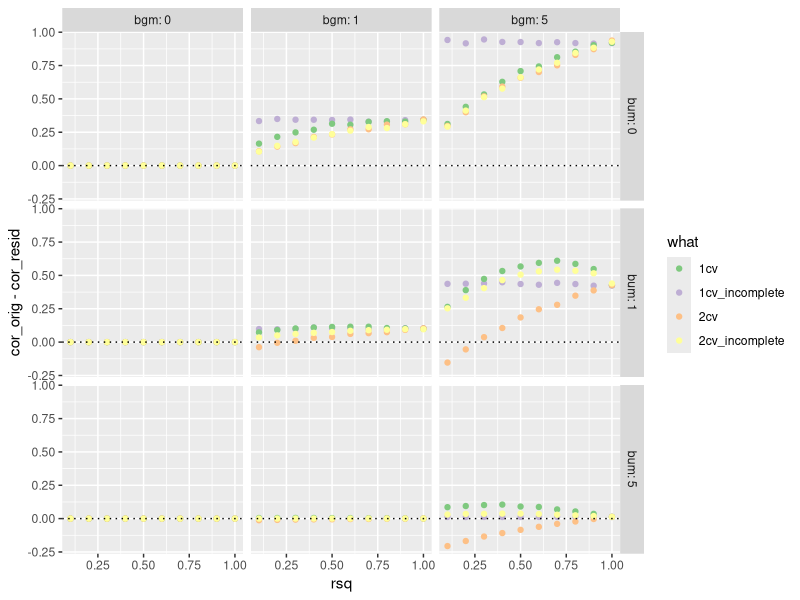
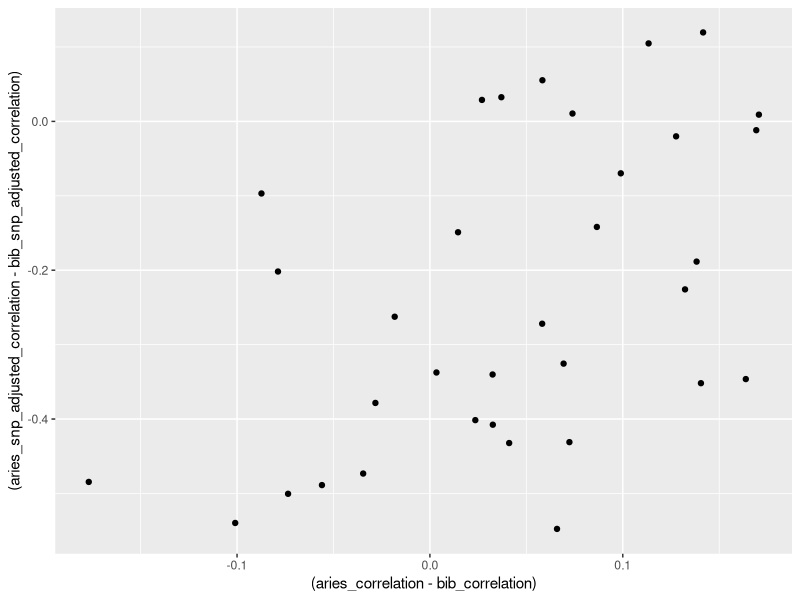
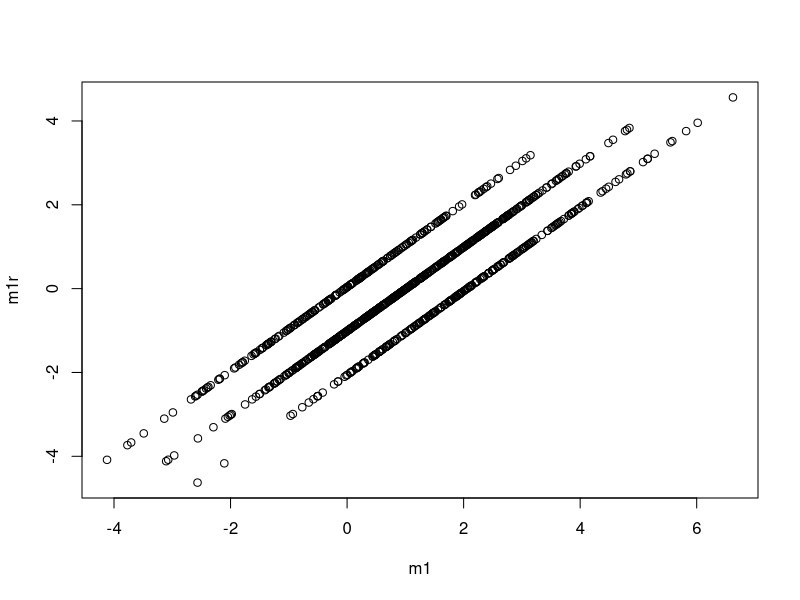

These charts were generated, in order, by the following R code: (Note: this script raises an error after producing the figures.)
## ---- chunk 1
library(dplyr)
library(ggplot2)
## ---- chunk 2
generate_correlated_g <- function(n, p1, p2, rsq)
{
  p <- mean(c(p1,p2))
  rsq1 <- sqrt(rsq)
  b1 <- sqrt(rsq1 * 2*p1*(1-p1) / (2*p*(1-p)))
  b2 <- sqrt(rsq1 * 2*p2*(1-p2) / (2*p*(1-p)))
  a1 <- p1 - b1*p
  a2 <- p2 - b2*p
  ve1 <- 2*p1*(1-p1) - b1^2*2*p*(1-p)
  ve2 <- 2*p2*(1-p2) - b2^2*2*p*(1-p)
  g <- rnorm(n, p, sqrt(2*p*(1-p)))
  g1 <- a1 + b1 * g + rnorm(n, 0, sqrt(ve1))
  g2 <- a2 + b2 * g + rnorm(n, 0, sqrt(ve2))
  # mean(g1)
  # mean(g2)
  # var(g1)
  # var(g2)
  # cor(g1,g2)^2
  return(tibble(g1,g2,g))
}
## ---- chunk 3
param <- expand.grid(
  rsq=seq(0.1, 1, by=0.1),
  bum=c(0, 1, 5),
  bgm=c(0, 1, 5),
  nid=10000
)
## ---- chunk 4
fn0 <- function(rsq, bgm, bum, nid) {
  g <- generate_correlated_g(nid, 0.5, 0.5, rsq)
  u <- rnorm(nid)
  m1 <- g$g * bgm + u * bum + rnorm(nid)
  m2 <- g$g * bgm + u * bum + rnorm(nid)
  m1r <- residuals(lm(m1 ~ g$g))
  m2r <- residuals(lm(m2 ~ g$g))
  tibble(
    cor_orig=cor(m1, m2), 
    cor_resid=cor(m1r, m2r)
  )
}
out0 <- lapply(1:nrow(param), function(i) do.call(fn0, param[i,])) %>% bind_rows() %>% {cbind(param,.)} 
## ---- chunk 5
fn1 <- function(rsq, bgm, bum, nid) {
  g <- generate_correlated_g(nid, 0.5, 0.5, rsq)
  u <- rnorm(nid)
  m1 <- g$g * bgm + u * bum + rnorm(nid)
  m2 <- g$g * bgm + u * bum + rnorm(nid)
  m1r <- residuals(lm(m1 ~ g$g1))
  m2r <- residuals(lm(m2 ~ g$g2))
  tibble(
    cor_orig=cor(m1, m2), 
    cor_resid=cor(m1r, m2r)
  )
}
out1 <- lapply(1:nrow(param), function(i) do.call(fn1, param[i,])) %>% bind_rows() %>% {cbind(param,.)} 
## ---- chunk 6
fn2 <- function(rsq, bgm, bum, nid) {
  g <- generate_correlated_g(nid, 0.5, 0.5, rsq)
  u <- rnorm(nid)
  m1 <- g$g1 * bgm + u * bum + rnorm(nid)
  m2 <- g$g2 * bgm + u * bum + rnorm(nid)
  m1r <- residuals(lm(m1 ~ g$g1))
  m2r <- residuals(lm(m2 ~ g$g2))
  return(tibble(
    cor_orig=cor(m1, m2), 
    cor_resid=cor(m1r, m2r)
  ))
}
out2 <- lapply(1:nrow(param), function(i) do.call(fn2, param[i,])) %>% bind_rows() %>% {cbind(param,.)}
## ---- chunk 7
fn3 <- function(rsq, bgm, bum, nid) {
  g <- generate_correlated_g(nid, 0.5, 0.5, rsq)
  u <- rnorm(nid)
  m1 <- g$g1 * bgm + u * bum + rnorm(nid)
  m2 <- g$g2 * bgm + u * bum + rnorm(nid)
  m1r <- residuals(lm(m1 ~ g$g))
  m2r <- residuals(lm(m2 ~ g$g))
  return(tibble(
    cor_orig=cor(m1, m2), 
    cor_resid=cor(m1r, m2r)
  ))
}
out3 <- lapply(1:nrow(param), function(i) do.call(fn3, param[i,])) %>% bind_rows() %>% {cbind(param,.)}
## ---- chunk 8
out <- bind_rows(
  out0 %>% mutate(what="1cv_incomplete"),
  out1 %>% mutate(what="1cv"), 
  out2 %>% mutate(what="2cv"), 
  out3 %>% mutate(what="2cv_incomplete")
)
ggplot(out, aes(x=rsq, y=cor_orig - cor_resid)) +
  geom_point(aes(colour=what)) +
  geom_hline(yintercept=0, linetype="dotted") +
  facet_grid(bum ~ bgm, labeller = label_both) +
  scale_colour_brewer(type="qual")
## ---- chunk 9
dat <- read.csv("aries_bib_summary.csv")
str(dat)
## ---- chunk 10
dat <- dat %>% mutate(
  aries_snp12same = aries_snp1_chrpos == aries_snp2_chrpos
)
table(dat$aries_snp12same)
## ---- chunk 11
dat %>%
  ggplot(., aes((aries_correlation - bib_correlation), (aries_snp_adjusted_correlation - bib_snp_adjusted_correlation))) +
  geom_point()
## ---- chunk 12
summary(lm(I(aries_correlation - bib_correlation) ~ I(aries_snp_adjusted_correlation - bib_snp_adjusted_correlation), dat))
## ---- chunk 13
n <- 1000
g <- rbinom(n, 2, 0.5)
u <- rnorm(n)
m1 <- g + u + rnorm(n)
m2 <- g + u + rnorm(n)

cor(m1, m2)
m1r <- residuals(lm(m1 ~ g))
m2r <- residuals(lm(m2 ~ g))
plot(m1r ~ m1)
## ---- chunk 14
summary(lm(aries_cor.change ~ log10(aries_snp2_pval), dat))
summary(-log10(dat$bib_snp1_pval))
summary(-log10(dat$aries_snp1_pval))
table(dat$aries_snp1_pval < 0.05)
table(dat$bib_snp1_pval < 0.05)
## ---- chunk 15
dat %>%
  ggplot(., aes(aries_cor.change, aries_rsq1+aries_rsq2)) +
  geom_point()
